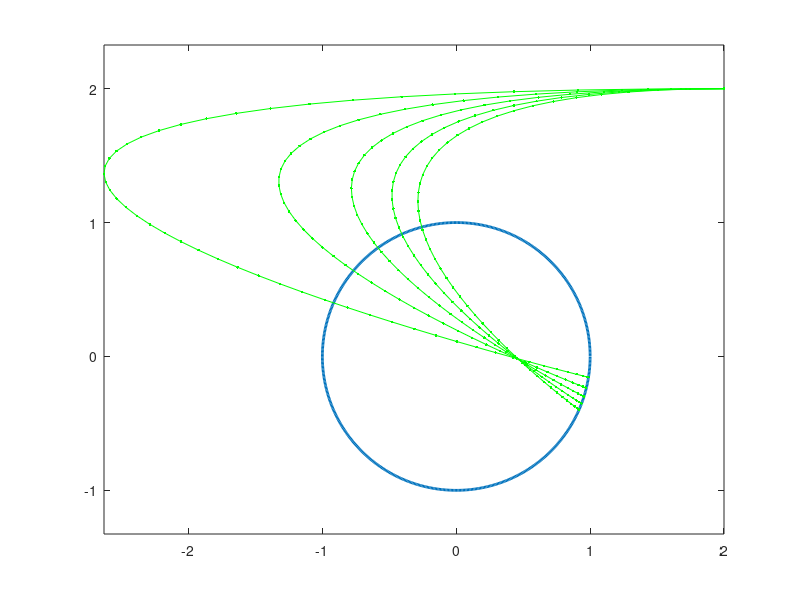

Reproduce this figure in MATLAB.
function f = lecture5_3()

% draw circle
a =0:.01:2*pi; plot(cos(a),sin(a),'-','LineWidth',2)
hold on; axis equal

N = 50; % time-steps

% generate 10 initial conditions and compute the optimal trajectories
for i=1:5
  q0 = [2; 2];
  v0 = [-1.5; 0];

  vf = [0; 0];
  b = .01*i;
  
  xs = compute(q0, v0, vf, b, N);
  plot(xs(1,:), xs(2,:), '.g-')
end


function xs = compute(q0, v0, vf, b, N)

% guess for initial conditions
c2 = [1;1]; c3=[1;1]; nu1 = 1;
c = [c2; c3; nu1; 1];

c = fsolve(@(c)coeff(c, q0, v0, vf, b), c)

c2 = c(1:2); c3 = c(3:4);
tf = c(6)

h = tf/N;
xs = zeros(4,N+1);

for i=1:N+1
  t = (i-1)*h;
  [q, v, u, du] = traj(t, q0, v0, c2, c3);
  xs(:,i) = [q; v];
end


function [q, v, u, du] = traj(t, q0, v0, c2, c3)

q = c3*t^3 + c2*t^2 + v0*t + q0;
v = 3*c3*t^2 + 2*c2*t + v0;
u = 6*c3*t + 2*c2;
du = 6*c3;


function f = coeff(c, q0, v0, vf, b)
% implicit equation for the trajectory coeffcients and constraint multiplier

c2 = c(1:2);
c3 = c(3:4);
nu1 = c(5);
tf = c(6);

[q,v,u,du] = traj(tf, q0, v0, c2, c3);

f = [2*q*nu1 - du; 
     q'*q-1;
     v - vf;
     b - u'*u/2 + du'*v];
